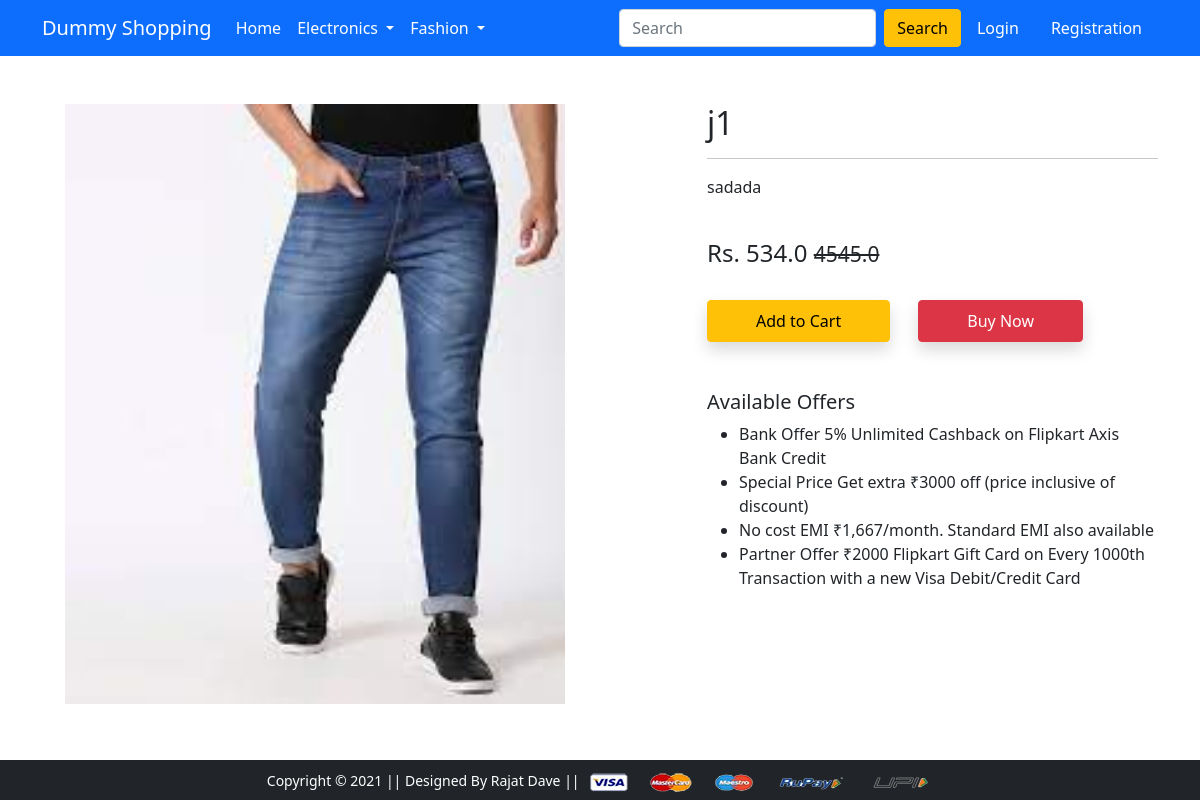
Screenshot of /product-detail/1 with the database file from the repository.
### app/models.py (models this page shows)
class Product(models.Model):
    title = models.CharField(max_length=50)
    description = models.TextField(max_length=500)
    selling_price = models.FloatField()
    discounted_price = models.FloatField()
    category = models.CharField(choices=PRODUCT_CHOICES, max_length=20)
    brand = models.CharField(max_length=50)
    product_image = models.ImageField(upload_to="product_img")

### app/views.py (the view)
# urls.py: path('product-detail/<int:pk>', views.product_detail, name='product-detail'),
def product_detail(request, pk):
    product = Product.objects.get(pk=pk)
    if request.user.is_authenticated:
        item_in_cart = False
        item_in_cart = Cart.objects.filter(
            Q(user=request.user) & Q(product=product.id)).exists()
        return render(request, 'app/productdetail.html', {"product": product, 'items': item_in_cart})
    else:
        return render(request, 'app/productdetail.html', {"product": product})

### app/context_processor.py (called while the page is built)
def cartt(request):
    cart_obj = None
    if request.user.is_authenticated:
        try:
            cart_obj = Cart.objects.filter(user = request.user)
        except :
            print("exception")
            pass
    if cart_obj:
        return( {'cat':cart_obj})
    else:
      return {'cat':cart_obj }

### templates/app/productdetail.html (shortened to what this page needs)
{% extends 'app/base.html' %}
{% load static %}
{% block main-content %}
<div class="container my-5">
 <div class="row">
  <div class="col-sm-6 text-center align-self-center">
   <img src="{{product.product_image.url}}"  alt=""  height=600px width=500px >
  </div>
  <div class="col-sm-5 offset-sm-1">
   <h2>{{product.title}}</h2>
   <hr>
   <p>{{product.description}}</p>
   <br>
   <h4>Rs. {{product.discounted_price}} <small class="fw-light text-decoration-line-through">{{product.selling_price}}</small></h4>
   <br>
    {% if items  %}
   <a href="{% url 'showcart'  %}" class="btn btn-warning shadow px-5 py-2">Go to Cart</a>
   {%else %}
   <a href="{% url 'add-to-cart' product.id %}" class="btn btn-warning shadow px-5 py-2">Add to Cart</a>
   {% endif %}
   <a href="{% url 'buy-now' product.id  %}" class="btn btn-danger shadow px-5 py-2 ms-4">Buy Now</a>
   <h5 class="mt-5">Available Offers</h5>
   <ul>
    <li>Bank Offer 5% Unlimited Cashback on Flipkart Axis Bank Credit</li>
    <li>Special Price Get extra ₹3000 off (price inclusive of discount)</li>
    <li>No cost EMI ₹1,667/month. Standard EMI also available</li>
    <li>Partner Offer ₹2000 Flipkart Gift Card on Every 1000th Transaction with a new Visa Debit/Credit Card</li>
   </ul>
  </div>
 </div>
</div>
{% endblock main-content %}

### rows the page displays
Product: product_image (picture), title "j1", description "sadada", discounted_price "534.0", selling_price "4545.0"
